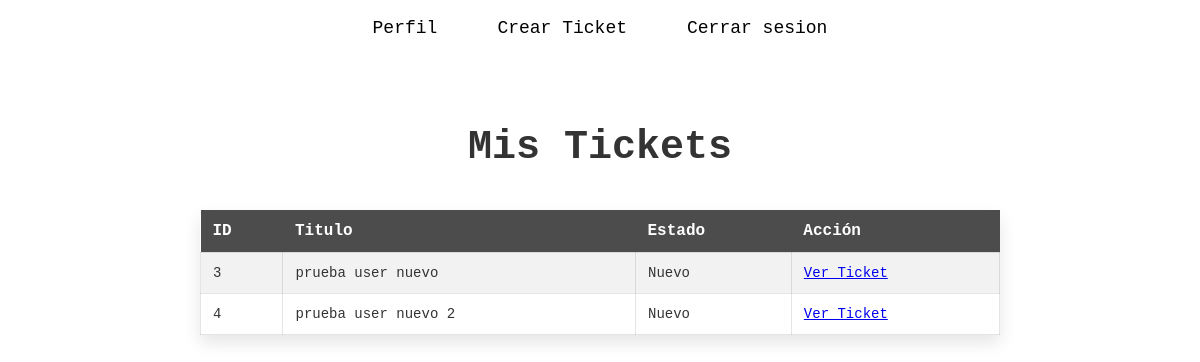
Before: /SAS_tickets/tickets/ (signed in) with the older database file.
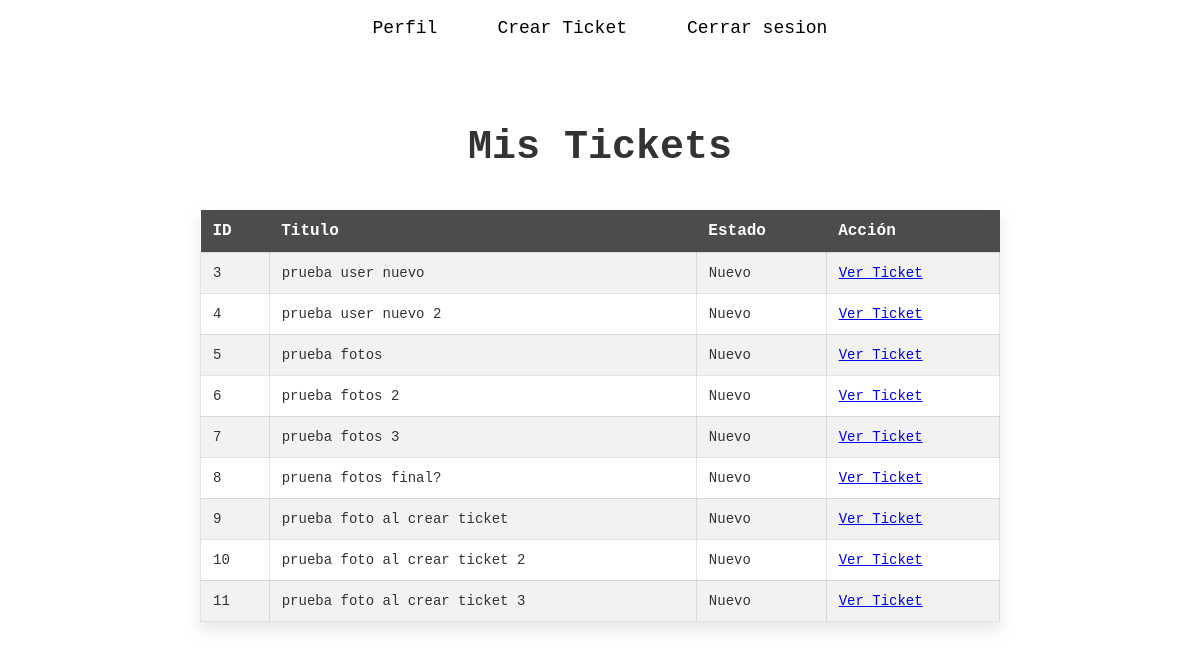
After: the same page with the newer database file.
### SAS_tickets/models.py (models this page shows, shortened)
class Ticket(models.Model):
    id_ticket    = models.AutoField(db_column='id_ticket', primary_key=True)
    titulo       = models.CharField(max_length=50, blank=False, null=False)
    fecha        = models.DateTimeField(auto_now_add=True)
    user         = models.ForeignKey(User, on_delete=models.CASCADE, related_name='tickets_as_user')
    tecnico      = models.ForeignKey(User, on_delete=models.CASCADE, null=True, blank=True, related_name='tickets_as_technician')
    id_categoria = models.ForeignKey('Categoria', on_delete=models.CASCADE, db_column='id_categoria')
    id_prioridad = models.ForeignKey('SLA', on_delete=models.CASCADE, db_column='id_prioridad')
    id_estado    = models.ForeignKey('Estado_Ticket', on_delete=models.CASCADE, db_column='id_estado')

class Estado_Ticket(models.Model):
    id_estado = models.AutoField(db_column='id_estado', primary_key=True)
    estado    = models.CharField(max_length=50, blank=False, null=False)

### SAS_tickets/views.py (the view)
# urls.py: path('tickets/', views.tickets, name="tickets"),
@login_required
def tickets(request):
    tickets = Ticket.objects.filter(user=request.user)
    context = {
        "tickets": tickets
    }
    return render(request,'SAS_tickets/tickets.html', context)

### SAS_tickets/templates/SAS_tickets/tickets.html (shortened to what this page needs)
{% load static %}
<!DOCTYPE html>
<html lang="en">
<head>
    <link rel="stylesheet" href="{% static 'tickets.css' %}">
</head>
<body>
    <header>
        <nav class="navbar">
            <ul class="nav-list">
                <li><a href="{% url 'perfil' %}">Perfil</a></li>
                <li><a href="{% url 'crear_ticket' %}">Crear Ticket</a></li>
                <li><a href="#">Cerrar sesion</a></li>
            </ul>
        </nav>
    </header>
    <div class="content">
        <h1>Mis Tickets</h1>
        <div class="table-container">
            <table>
                <tr>
                    <th>ID</th>
                    <th>Titulo</th>
                    <th>Estado</th>
                    <th>Acción</th>
                </tr>
                {% for ticket in tickets %}
                    <tr>
                        <td>{{ticket.id_ticket}}</td>
                        <td>{{ticket.titulo}}</td>
                        <td>{{ticket.id_estado.estado}}</td>
                        <td><a href="{% url 'ver_ticket' ticket.id_ticket %}">Ver Ticket</a></td>
                    </tr>
                {% endfor %}
            </table>
        </div>
    </div>
</body>
</html>

### SAS_tickets/static/tickets.css (style rules this page uses)
* { font-family: monospace; }
.navbar { background-color: transparent; padding: 10px; text-align: center; }
.nav-list { list-style-type: none; margin: 0; padding: 0; display: flex; justify-content: center; align-items: center; }
.nav-list li { margin: 0 15px; }
.nav-list a { text-decoration: none; color: black; font-size: 18px; padding: 8px 15px; transition: background-color 0.3s ease, color 0.3s ease; }
.content { display: flex; flex-direction: column; align-items: center; margin-top: 50px; }
h1 { font-size: 40px; color: #333; margin-bottom: 20px; text-align: center; }
.table-container { display: block; width: 100%; max-width: 800px; padding: 20px; }
table { width: 100%; border-collapse: collapse; background: rgba(255, 255, 255, 0.1); box-shadow: 0 8px 16px rgba(0, 0, 0, 0.1); backdrop-filter: blur(10px); transition: transform 0.3s ease; }
th { background-color: rgba(0, 0, 0, 0.7); color: white; padding: 12px; text-align: left; font-weight: bold; font-size: 16px; }
td { padding: 12px; border: 1px solid rgba(0, 0, 0, 0.1); font-size: 14px; color: #333; }
tr:nth-child(even) { background-color: rgba(0, 0, 0, 0.05); }
.table-container { position: relative; min-height: 200px; overflow-y: auto; max-height: 500px; }
table { position: relative; top: 0; }

Changed rows visible on the page:
added Ticket: id_ticket "5", titulo "prueba fotos", id_estado.estado "Nuevo"
added Ticket: id_ticket "6", titulo "prueba fotos 2", id_estado.estado "Nuevo"
added Ticket: id_ticket "7", titulo "prueba fotos 3", id_estado.estado "Nuevo"
added Ticket: id_ticket "8", titulo "pruena fotos final?", id_estado.estado "Nuevo"
added Ticket: id_ticket "9", titulo "prueba foto al crear ticket", id_estado.estado "Nuevo"
added Ticket: id_ticket "10", titulo "prueba foto al crear ticket 2", id_estado.estado "Nuevo"
added Ticket: id_ticket "11", titulo "prueba foto al crear ticket 3", id_estado.estado "Nuevo"
